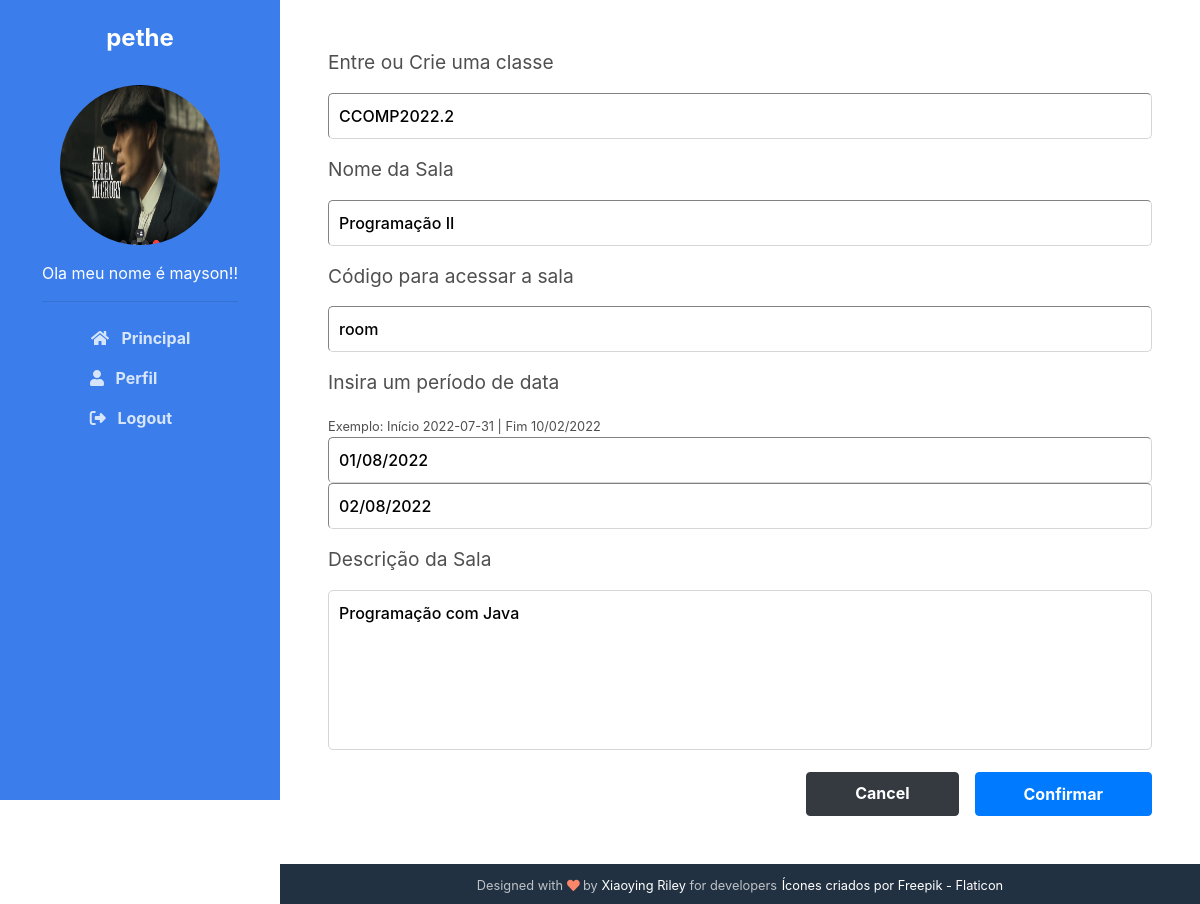
Page /update-room/2 (signed in) on the committed database.
### base/models.py (models this page shows, shortened)
class User(AbstractUser):
    name = models.CharField(max_length=200, null=True)
    email = models.EmailField(unique=True)
    bio = models.TextField(default='')
    avatar = models.ImageField(null=True, default="profile.png")
    USERNAME_FIELD = 'email'
    REQUIRED_FIELDS = []

class Room(models.Model):
    host = models.ForeignKey(User, on_delete=models.SET_NULL, null=True)
    classe = models.ForeignKey(Classe, on_delete=models.SET_NULL, null=True)
    name = models.CharField(max_length=200)
    desc = models.TextField(null=True, blank=True)
    room_join = models.CharField(default='room', max_length=20)
    participants = models.ManyToManyField(
        User, related_name='participants', blank=True)
    date_control_initial = models.DateField(default=datetime.today, null=False)
    date_control_end = models.DateField(blank=True, null=True)
    updated = models.DateTimeField(auto_now=True)
    created = models.DateTimeField(auto_now_add=True)
    created_in = models.TextField(blank=True)
    class Meta:
        ordering = ['-updated', '-created']

class Classe(models.Model):
    name = models.CharField(max_length=200)

### base/views.py (the view, shortened to what this page needs)
# urls.py: path('update-room/<str:pk>', views.updateRoom, name='update-room'),
@login_required(login_url='login')
def updateRoom(request, pk):
    room = Room.objects.get(id=pk)
    form = RoomForm(instance=room)
    classes = Classe.objects.all()
    context = {'form': form, 'room': room, 'classes': classes}
    return render(request, 'base/room_form.html', context)

### base/forms.py
class RoomForm(ModelForm):
    class Meta:
        model = Room
        fields = '__all__'
        exclude = ['host', 'participants']
        widgets = {
            'date_control_initial': DateInput()
        }

### base/templates/base/room_form.html (shortened to what this page needs)
{% extends 'main.html' %}
{% block content %}
    <div class="main-container d-flex align-items-center">
        <form class="w-100" action="" method="post">
            <div class="form__group mb-3">
              <label for="room_classe">Entre ou Crie uma classe</label>
              <input required type="text" value="{{room.classe.name}}" name="classe" list="classe-list" />
            </div>
            <div class="form__group mb-3 w-100">
              <label  for="room_name">Nome da Sala</label>
              <div class="form-control2">
                {{form.name}}
              </div>
            </div>
            <div class="form__group mb-3 w-100">
              <label  for="room_join">Código para acessar a sala</label>
              <div class="form-control2">
                {{form.room_join}}
              </div>
            </div>
            <div class="form__group mb-3 w-100">
              <label  for="room_date_control_initial">Insira um período de data</label>
              <small>Exemplo: Início 2022-07-31 | Fim 10/02/2022</small>
              <div class="form-control2">
                {{form.date_control_initial}}
                {{form.date_control_end}}
              </div>
            </div>
            <div class="form__group mb-3">
              <label for="room_description">Descrição da Sala</label>
              {{form.desc}}
            </div>
            <div class="form__action">
              <a class="btn btn-dark px-5 py-2" href="{% url 'home' %}">Cancel</a>
              <input type="submit" class="btn btn-primary px-5 py-2" value="Confirmar">
            </div>
        </form>
    </div>
{% endblock content %}

### templates/navbar.html (shortened to what this page needs)
{% load static %}
<header class="header text-center">
    {% if user.is_authenticated %}
        <h1 class="blog-name pt-lg-4 mb-0"><a href="">{{user.username}} </a></h1>
        <nav class="navbar navbar-expand-lg navbar-dark" >
                <div id="navigation" class="collapse navbar-collapse flex-column" >
                    <div class="profile-section pt-3 pt-lg-0">
                        <img class="profile-image mb-3 rounded-circle mx-auto" src="{{user.avatar.url}}" alt="image" >
                        <p>{{user.bio}}</p>
                        <hr>
                    </div>
                    <ul id="navi" class="navbar-nav flex-column text-left" onclick="navIconActive()">
                        <li class="nav-item">
                            <a class="nav-link" href="{% url 'home' %}"><i class="fas fa-home fa-fw mr-2"></i>
                                Principal <span class="sr-only">(current)</span>
                            </a>
                        </li>
                        <li class="nav-item">
                            <a href="{% url 'user-profile' user.id%}" class="nav-link"><i class="fa fa-user mr-2" aria-hidden="true"></i>
                                Perfil
                            </a>
                        </li>
                        {% if request.user == user %}
                            <li class="nav-item">
                            <a class="nav-link" href="{% url 'logout' %}"><i class="fa-solid fa-right-from-bracket mr-2"></i>
                                Logout
                            </a>
                            </li>
                        {% endif %}
                    </ul>
                </div>
        </nav>
    {% endif %}
</header>

### static/styles/main.css (style rules this page uses)
.main-container { min-height: calc(100vh - 40px) !important; padding: 48px; }
.form__group { margin-bottom: 2rem; width: 100%; }
.form__group label { display: block; font-size: 1.2rem; margin-bottom: 1rem; }
.form__group input, .form__group textarea, .form__group select { background: transparent; padding: 10px; border-width: 1px; border-radius: 5px; border-color: rgb(214, 214, 214); width: 100%; font-weight: 500; outline: none; }
.form__group textarea { background: transparent; height: 10rem; resize: none; }
.form__action { display: flex; justify-content: flex-end; gap: 1rem; }
body { -webkit-font-smoothing: antialiased; -moz-osx-font-smoothing: grayscale; color: #4f4f4f; }
h1, h2, h3, h4, h5, h6 { color: #292929; font-weight: bold; }
.btn { font-weight: bold; padding: 0.375rem 1rem; height: 2.75rem; transition: all 0.4s ease-in-out; }
.btn-primary { color: #fff; }
.header { position: fixed; left: 0; top: 0; height: 100vh; width: 280px; background: #3b7eeb; color: #fff; }
.header .blog-name { font-weight: bold; font-size: 1.5rem; color: #fff; }
.header .blog-name a { color: #fff; }
.header .navbar { padding: 2rem 1rem; }
.header .nav-item { font-weight: bold; }
.header .nav-item .nav-link { color: rgba(255, 255, 255, 0.8); }
.profile-section .profile-image { width: 160px; height: 160px; }
body { overflow-x: hidden; }

### rows in the picture
User: username "pethe", avatar (picture), bio "Ola meu nome é mayson!!"
Room: classe "CCOMP2022.2", name "Programação II", room_join "room", date_control_initial "01/08/2022", date_control_end "02/08/2022", desc "Programação com Java"
